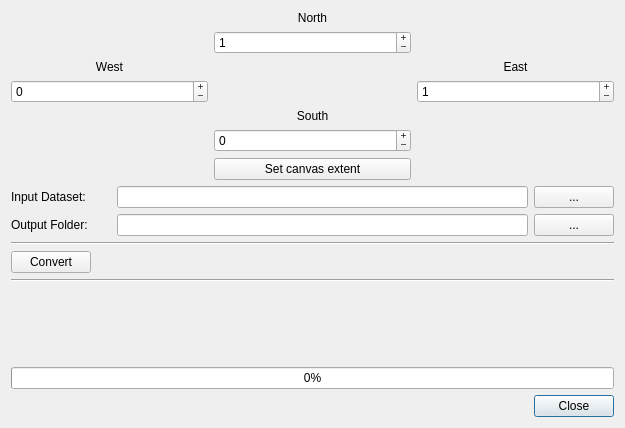
<?xml version="1.0" encoding="UTF-8"?>
<ui version="4.0">
 <class>SRTMtoDTEDDialog</class>
 <widget class="QDialog" name="SRTMtoDTEDDialog">
  <property name="geometry">
   <rect>
    <x>0</x>
    <y>0</y>
    <width>625</width>
    <height>428</height>
   </rect>
  </property>
  <property name="sizePolicy">
   <sizepolicy hsizetype="Preferred" vsizetype="Preferred">
    <horstretch>0</horstretch>
    <verstretch>0</verstretch>
   </sizepolicy>
  </property>
  <property name="windowTitle">
   <string>SRTM to DTED</string>
  </property>
  <layout class="QGridLayout" name="gridLayout_2">
   <item row="12" column="2">
    <widget class="QDialogButtonBox" name="button_box">
     <property name="orientation">
      <enum>Qt::Horizontal</enum>
     </property>
     <property name="standardButtons">
      <set>QDialogButtonBox::Close</set>
     </property>
    </widget>
   </item>
   <item row="7" column="0">
    <spacer name="verticalSpacer_4">
     <property name="orientation">
      <enum>Qt::Vertical</enum>
     </property>
     <property name="sizeType">
      <enum>QSizePolicy::Fixed</enum>
     </property>
     <property name="sizeHint" stdset="0">
      <size>
       <width>20</width>
       <height>20</height>
      </size>
     </property>
    </spacer>
   </item>
   <item row="10" column="0" colspan="3">
    <widget class="QLabel" name="lbl_file_download">
     <property name="text">
      <string/>
     </property>
    </widget>
   </item>
   <item row="0" column="0" colspan="3">
    <layout class="QGridLayout" name="gridLayout">
     <item row="0" column="1">
      <layout class="QVBoxLayout" name="verticalLayout_4">
       <item>
        <widget class="QLabel" name="label">
         <property name="text">
          <string>North</string>
         </property>
         <property name="alignment">
          <set>Qt::AlignCenter</set>
         </property>
        </widget>
       </item>
       <item>
        <widget class="QSpinBox" name="lne_north">
         <property name="sizePolicy">
          <sizepolicy hsizetype="Expanding" vsizetype="Fixed">
           <horstretch>0</horstretch>
           <verstretch>0</verstretch>
          </sizepolicy>
         </property>
         <property name="buttonSymbols">
          <enum>QAbstractSpinBox::PlusMinus</enum>
         </property>
         <property name="minimum">
          <number>-179</number>
         </property>
         <property name="maximum">
          <number>180</number>
         </property>
         <property name="value">
          <number>1</number>
         </property>
        </widget>
       </item>
      </layout>
     </item>
     <item row="1" column="0">
      <layout class="QVBoxLayout" name="verticalLayout">
       <item>
        <widget class="QLabel" name="label_2">
         <property name="text">
          <string>West</string>
         </property>
         <property name="alignment">
          <set>Qt::AlignCenter</set>
         </property>
        </widget>
       </item>
       <item>
        <widget class="QSpinBox" name="lne_west">
         <property name="sizePolicy">
          <sizepolicy hsizetype="Expanding" vsizetype="Fixed">
           <horstretch>0</horstretch>
           <verstretch>0</verstretch>
          </sizepolicy>
         </property>
         <property name="buttonSymbols">
          <enum>QAbstractSpinBox::PlusMinus</enum>
         </property>
         <property name="minimum">
          <number>-179</number>
         </property>
         <property name="maximum">
          <number>180</number>
         </property>
         <property name="value">
          <number>0</number>
         </property>
        </widget>
       </item>
      </layout>
     </item>
     <item row="1" column="2">
      <layout class="QVBoxLayout" name="verticalLayout_2">
       <item>
        <widget class="QLabel" name="label_3">
         <property name="text">
          <string>East</string>
         </property>
         <property name="alignment">
          <set>Qt::AlignCenter</set>
         </property>
        </widget>
       </item>
       <item>
        <widget class="QSpinBox" name="lne_east">
         <property name="sizePolicy">
          <sizepolicy hsizetype="Expanding" vsizetype="Fixed">
           <horstretch>0</horstretch>
           <verstretch>0</verstretch>
          </sizepolicy>
         </property>
         <property name="buttonSymbols">
          <enum>QAbstractSpinBox::PlusMinus</enum>
         </property>
         <property name="minimum">
          <number>-179</number>
         </property>
         <property name="maximum">
          <number>180</number>
         </property>
         <property name="value">
          <number>1</number>
         </property>
        </widget>
       </item>
      </layout>
     </item>
     <item row="2" column="1">
      <layout class="QVBoxLayout" name="verticalLayout_3">
       <item>
        <widget class="QLabel" name="label_4">
         <property name="text">
          <string>South</string>
         </property>
         <property name="alignment">
          <set>Qt::AlignCenter</set>
         </property>
        </widget>
       </item>
       <item>
        <widget class="QSpinBox" name="lne_south">
         <property name="sizePolicy">
          <sizepolicy hsizetype="Expanding" vsizetype="Fixed">
           <horstretch>0</horstretch>
           <verstretch>0</verstretch>
          </sizepolicy>
         </property>
         <property name="buttonSymbols">
          <enum>QAbstractSpinBox::PlusMinus</enum>
         </property>
         <property name="minimum">
          <number>-179</number>
         </property>
         <property name="maximum">
          <number>180</number>
         </property>
         <property name="value">
          <number>0</number>
         </property>
        </widget>
       </item>
       <item>
        <widget class="QPushButton" name="btn_extent">
         <property name="text">
          <string>Set canvas extent</string>
         </property>
        </widget>
       </item>
      </layout>
     </item>
    </layout>
   </item>
   <item row="11" column="0" colspan="3">
    <widget class="QProgressBar" name="overall_progressBar">
     <property name="value">
      <number>0</number>
     </property>
    </widget>
   </item>
   <item row="4" column="0" colspan="3">
    <widget class="Line" name="line_2">
     <property name="orientation">
      <enum>Qt::Horizontal</enum>
     </property>
    </widget>
   </item>
   <item row="6" column="0" colspan="3">
    <widget class="Line" name="line_3">
     <property name="orientation">
      <enum>Qt::Horizontal</enum>
     </property>
    </widget>
   </item>
   <item row="5" column="0" colspan="2">
    <widget class="QPushButton" name="btnConvert">
     <property name="text">
      <string>Convert</string>
     </property>
    </widget>
   </item>
   <item row="2" column="0" colspan="3">
    <layout class="QVBoxLayout" name="verticalLayout_5" stretch="0,0">
     <item>
      <layout class="QHBoxLayout" name="horizontalLayout">
       <item>
        <widget class="QLabel" name="label_5">
         <property name="minimumSize">
          <size>
           <width>100</width>
           <height>0</height>
          </size>
         </property>
         <property name="text">
          <string>Input Dataset:</string>
         </property>
        </widget>
       </item>
       <item>
        <widget class="QLineEdit" name="lneInputDataset">
         <property name="text">
          <string/>
         </property>
         <property name="placeholderText">
          <string/>
         </property>
        </widget>
       </item>
       <item>
        <widget class="QPushButton" name="btnInputDataset">
         <property name="text">
          <string>...</string>
         </property>
        </widget>
       </item>
      </layout>
     </item>
     <item>
      <layout class="QHBoxLayout" name="horizontalLayout_4">
       <item>
        <widget class="QLabel" name="label_9">
         <property name="minimumSize">
          <size>
           <width>100</width>
           <height>0</height>
          </size>
         </property>
         <property name="text">
          <string>Output Folder:</string>
         </property>
        </widget>
       </item>
       <item>
        <widget class="QLineEdit" name="lneOutputFolder"/>
       </item>
       <item>
        <widget class="QPushButton" name="btnOutputFolder">
         <property name="text">
          <string>...</string>
         </property>
        </widget>
       </item>
      </layout>
     </item>
    </layout>
   </item>
  </layout>
 </widget>
 <resources/>
 <connections>
  <connection>
   <sender>button_box</sender>
   <signal>accepted()</signal>
   <receiver>SRTMtoDTEDDialog</receiver>
   <slot>accept()</slot>
   <hints>
    <hint type="sourcelabel">
     <x>20</x>
     <y>20</y>
    </hint>
    <hint type="destinationlabel">
     <x>20</x>
     <y>20</y>
    </hint>
   </hints>
  </connection>
  <connection>
   <sender>button_box</sender>
   <signal>rejected()</signal>
   <receiver>SRTMtoDTEDDialog</receiver>
   <slot>reject()</slot>
   <hints>
    <hint type="sourcelabel">
     <x>20</x>
     <y>20</y>
    </hint>
    <hint type="destinationlabel">
     <x>20</x>
     <y>20</y>
    </hint>
   </hints>
  </connection>
 </connections>
</ui>
